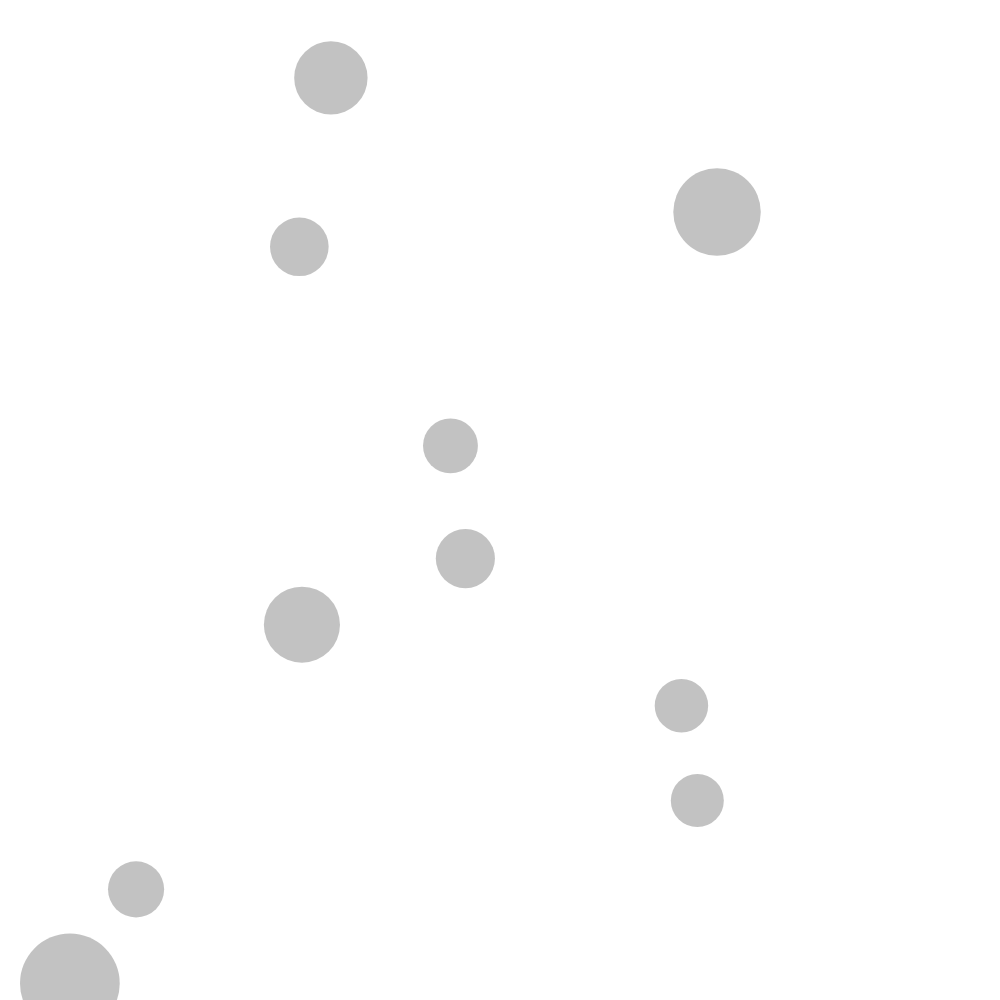
Frame 1 (no input)
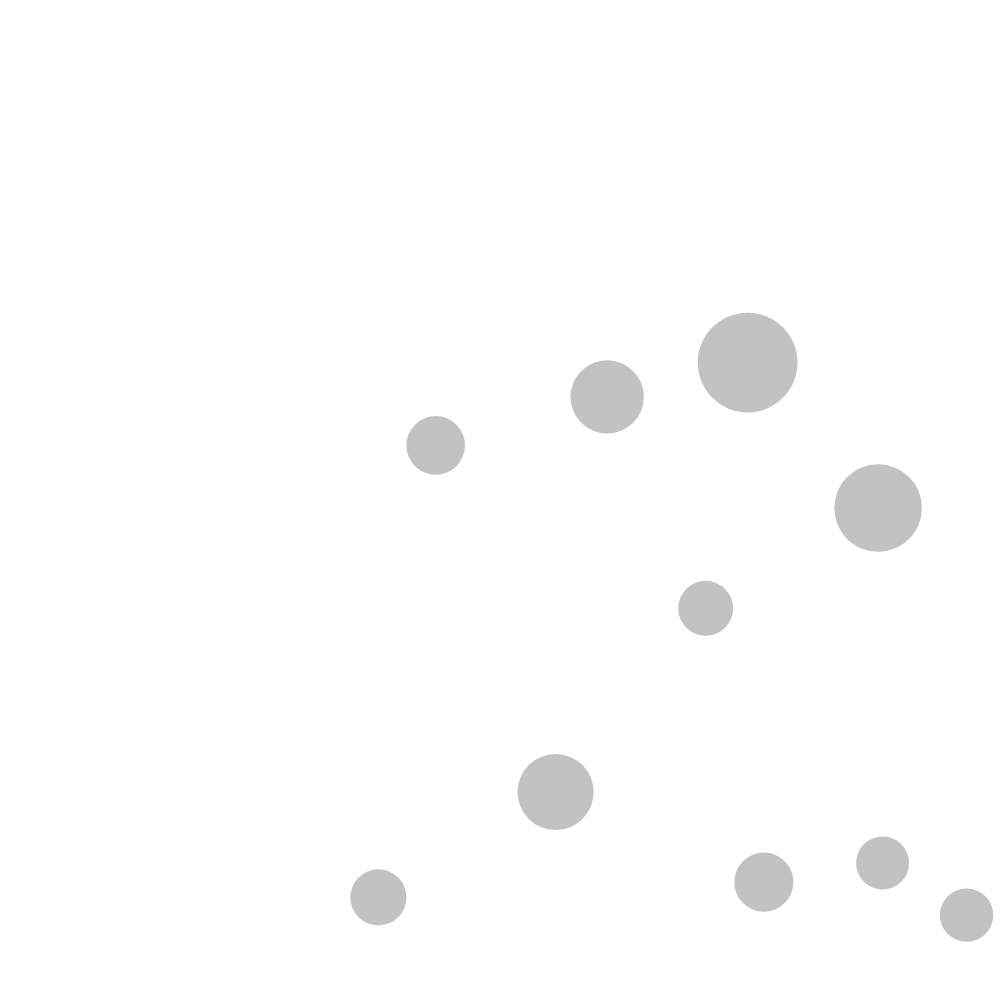
Frame 60 (no input)
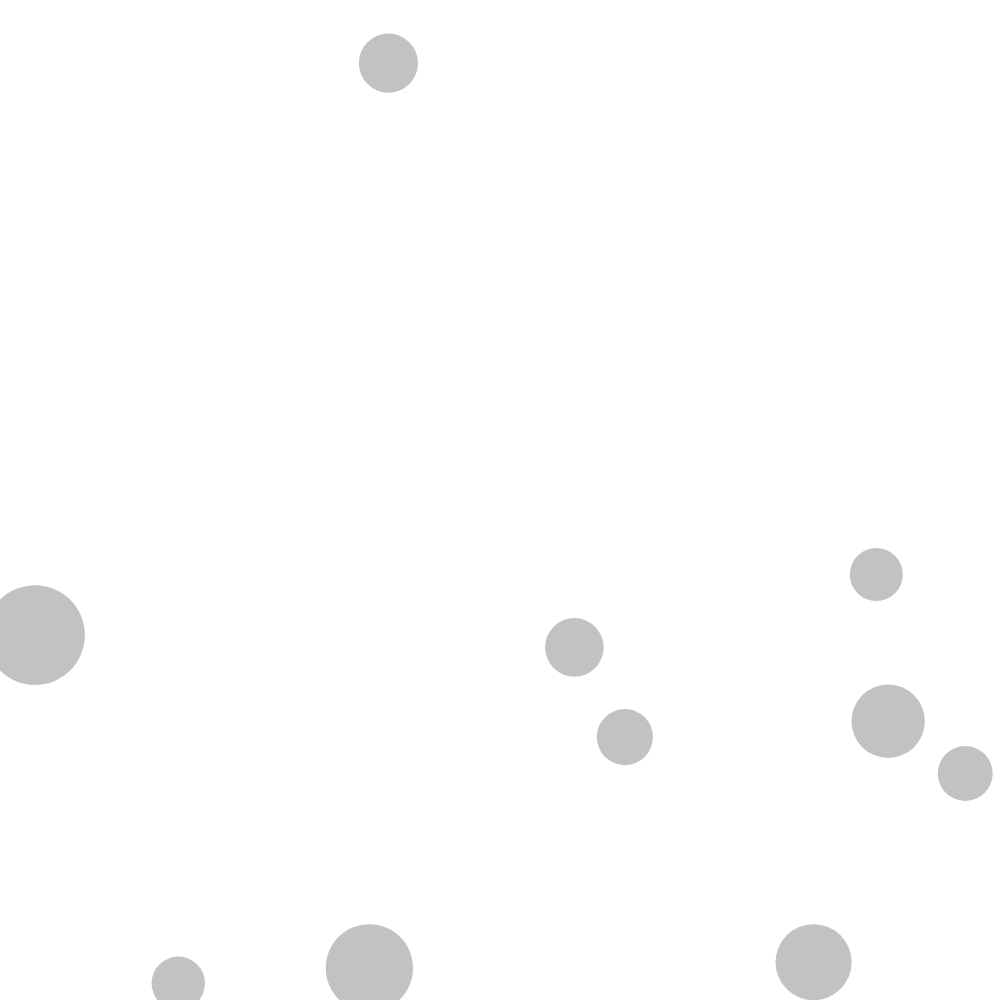
Frame 120 (the mouse pressed at the canvas centre since frame 60)

The p5.js sketch that drew these frames (run headless with seeded random() and noise() and a simulated clock; from frame 60 on, the mouse is pressed at the canvas centre):

// p5.js sketch
// ── sketch.js
var currentFade;
var multiBubbles = [];

function setup() {
  createCanvas(1000, 1000);
  //bubble0 = new bubbles(random(width), random(height), 100);
  for (var i = 0; i < 10; i++) {
    var newBubble = new bubbles(random(width), random(height), random(50, 100));
    multiBubbles.push(newBubble);
  }
  noStroke();
}

function draw() {
  background(255);

  for (var i = 0; i < multiBubbles.length; i++) {

    multiBubbles[i].move();
    multiBubbles[i].check(i);
    multiBubbles[i].display();

  }

}

function bubbles(tempX, tempY, tempDiameter) {
// create the pos
  this.x = tempX;
  this.y = tempY;
  this.diameter = tempDiameter;
  this.counter = 100;

  this.xspeed = random(1, 6);
  this.yspeed = random(1, 6);

  this.display = function() {
    fill(100, this.counter);
    ellipse(this.x, this.y, this.diameter, this.diameter);
  }

  this.move = function() {

  
    this.x += this.xspeed;
    this.y += this.yspeed;
    
    //bounc
    if (this.x > width - this.diameter/2 || this.x < this.diameter/2) {
      this.xspeed = -this.xspeed;
    }
    
    if (this.y > height - this.diameter/2 || this.y < this.diameter/2) {
      this.yspeed = -this.yspeed;
    }

  }



  this.update = function(runUpdate) {
    if (runUpdate == true) {
      this.x = int(random(width));
      this.y = int(random(height));
    }
  }

  this.check = function(currentIndex) {
    for (var i = 0; i < multiBubbles.length; i++) {
// do not check current item 
// looping thr to list
      if (i != currentIndex) {
        var bubbleDistance = dist(this.x + this.diameter/2, this.y + this.diameter/2, multiBubbles[i].x + this.diameter/2, multiBubbles[i].y + this.diameter/2);
        if (bubbleDistance < this.diameter) {
          this.update(true);
          console.log(bubbleDistance);
        }
      }
    }
  }

}
